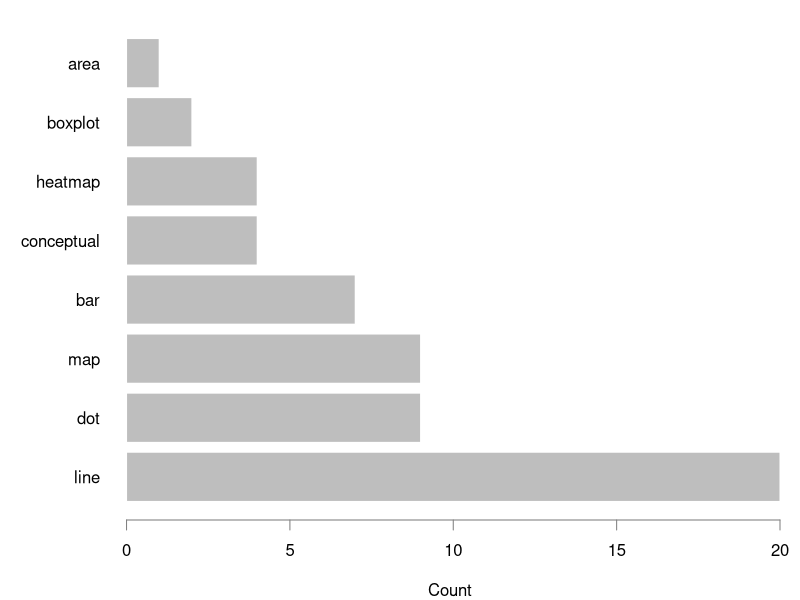

The R script that drew this image: (Note: this script raises an error after producing the figure.)
# CJFAS v72 i12 Dec 2015
# Michael Malick
# 2015-11-17


counts <- read.csv("cjfas-counts.csv", stringsAsFactors = FALSE)
types  <- read.csv("cjfas-types.csv", stringsAsFactors = FALSE)

par(mar = c(4,6,1,1))
barplot(types$count,
        horiz     = TRUE,
        names.arg = types$type,
        border    = "white",
        las       = 1,
        xlab      = "Count",
        axes      = FALSE)
    axis(1, lwd = 1, lwd.tick = 1, col = "grey50")

n.single <- sum(counts$figures) - sum(counts$multipanel)
n.multi <- sum(counts$figures) - n.multi

cnt <- c(n.single, n.multi, sum(counts$multitype))
nme <- c("single", "multi-panel", "multi-type")
multi <- data.frame(name = nme, count = cnt)
par(mar = c(4,6,1,1))
barplot(multi$count,
        horiz     = TRUE,
        names.arg = multi$name,
        border    = "white",
        las       = 1,
        xlim      = c(0, 30),
        xlab      = "Count",
        axes      = FALSE)
    axis(1, lwd = 1, lwd.tick = 1, col = "grey50")


## Ratio graphics
pdf("~/Desktop/1.pdf", width = 4, height = 4)
    par(mar = c(0.2,0.2,0.2,0.2))
    beav <- beaver1[beaver1$day == 346, ]
    plot(beav$time, beav$temp, 
         type = "l",
         axes = FALSE)
    box(col = "grey50")
dev.off()


pdf("~/Desktop/golden.pdf", width = 6.472, height = 4)
    par(mar = c(0.2,0.2,0.2,0.2))
    beav <- beaver1[beaver1$day == 346, ]
    plot(beav$time, beav$temp, 
         type = "l",
         axes = FALSE)
    box(col = "grey50")
dev.off()
